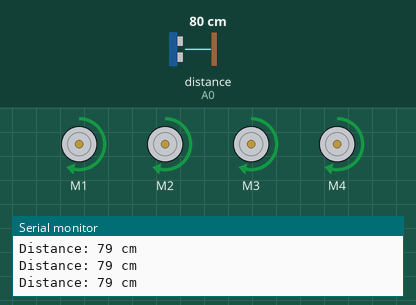
Bench run of a sketch on a simulated Arduino Uno, built with avr-gcc and run on an emulated ATmega328P. Parts: 4 × DC motor (green arrow = forward, orange = backward, longer = faster), the last lines printed to the serial monitor. Wiring (inferred from the names in the program): ultrasonic range finder: trigger A1; echo A0. Inputs (shaded band) come from the test bench; at power-on: distance to the obstacle (sensor on A0) 80 cm. The echo pulse lasts 58.3 µs per cm; random numbers use the default seed unless the sketch sets one.

Above: at 1.2 s.
1.3 s: distance to the obstacle (sensor on A0) set to 23 cm
2.8 s: distance to the obstacle (sensor on A0) set to 18 cm
At 3.2 s:
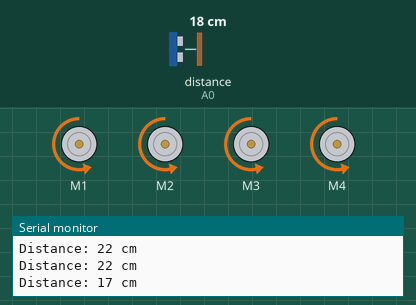
5.8 s: distance to the obstacle (sensor on A0) set to 35 cm
At 6.3 s:
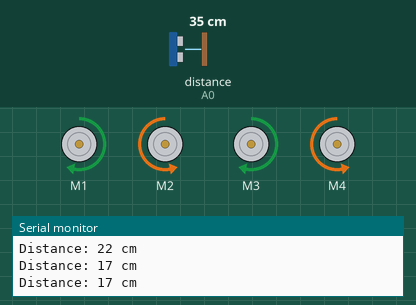
8.3 s: distance to the obstacle (sensor on A0) set to 2 cm
At 9.6 s:
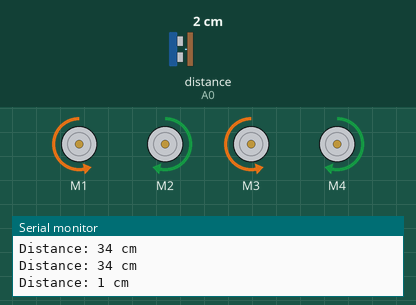
Timing chart, 0 to 12.3 s (numbered marks = the images above; inputs shaded):
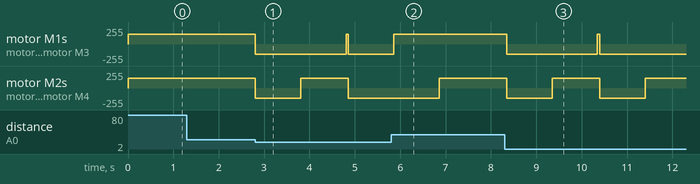

The sketch:

mecanum_wheel_obstracl_avoiding_car.ino
```cpp
//Arduino Obstacle Avoiding Car With Mecanum Wheel
//Created By roboattic Lab
//Please Subscribe and Support us - https://youtube.com/@roboatticLab
//Contact me here https://www.instagram.com/roboattic_lab/
//You need to include AF Motor.h library before uploading the sketch, otherwise you'll get compilation error message.

#include <AFMotor.h>  // Include the AFMotor library for motor control

AF_DCMotor motor1(1, MOTOR12_1KHZ);
AF_DCMotor motor2(2, MOTOR12_1KHZ);
AF_DCMotor motor3(3, MOTOR34_1KHZ);
AF_DCMotor motor4(4, MOTOR34_1KHZ);

// Define the ultrasonic sensor pins
const int trigPin = A1;  // Change to a digital pin if needed
const int echoPin = A0;  // Change to a digital pin if needed


void setup() {
  Serial.begin(9600);  // Start serial communication for debugging
  // Set motor speed (adjust as needed)
  pinMode(trigPin, OUTPUT);
  pinMode(echoPin, INPUT);
  motor1.setSpeed(150);
  motor2.setSpeed(150);
  motor3.setSpeed(150);
  motor4.setSpeed(150);
  randomSeed(analogRead(0));  // Initialize random seed
}

long duration;
int distance;

void loop() {
  // Get the distance from the ultrasonic sensor
  digitalWrite(trigPin, LOW);
  delayMicroseconds(2);
  digitalWrite(trigPin, HIGH);
  delayMicroseconds(10);
  digitalWrite(trigPin, LOW);

  duration = pulseIn(echoPin, HIGH);
  distance = (duration / 2) / 29.1;

  // Print the distance to the serial monitor (for debugging)
  Serial.print("Distance: ");
  Serial.print(distance);
  Serial.println(" cm");

    // Obstacle avoidance logic
    if (distance < 20) {  // Adjust the threshold distance as needed
      // Obstacle detected - Stop the car
      stopCar();
      // Back up for a short time
      backUp(1000);
      // Turn to the left or right randomly to avoid the obstacle
      int randomTurn = random(0, 2);
      if (randomTurn == 0) {
        strafeLeft(1000);  // Adjust strafing time as needed
      } else {
        strafeRight(1000);
      }
      // Move forward again
      moveForward();
    } else {
      // No obstacle detected - Move forward
      moveForward();
    }
  delay(50);  // Delay between readings
}

// Function to move the car forward
void moveForward() {
  motor1.setSpeed(150);
  motor1.run(FORWARD);
  motor2.setSpeed(150);
  motor2.run(FORWARD);
  motor3.setSpeed(150);
  motor3.run(FORWARD);
  motor4.setSpeed(150);
  motor4.run(FORWARD);
}

// Function to stop the car
void stopCar() {
  motor1.run(RELEASE);
  motor2.run(RELEASE);
  motor3.run(RELEASE);
  motor4.run(RELEASE);
}

// Function to move the car backward
void backUp(unsigned long duration) {
  motor1.setSpeed(150);
  motor1.run(BACKWARD);
  motor2.setSpeed(150);
  motor2.run(BACKWARD);
  motor3.setSpeed(150);
  motor3.run(BACKWARD);
  motor4.setSpeed(150);
  motor4.run(BACKWARD);
  delay(duration);
  stopCar();
}

// Function to strafe the car left
void strafeLeft(unsigned long duration) {
  motor1.setSpeed(150);
  motor1.run(BACKWARD);
  motor2.setSpeed(150);
  motor2.run(FORWARD);
  motor3.setSpeed(150);
  motor3.run(BACKWARD);
  motor4.setSpeed(150);
  motor4.run(FORWARD);
  delay(duration);
  stopCar();
}

// Function to strafe the car right
void strafeRight(unsigned long duration) {
  motor1.setSpeed(150);
  motor1.run(FORWARD);
  motor2.setSpeed(150);
  motor2.run(BACKWARD);
  motor3.setSpeed(150);
  motor3.run(FORWARD);
  motor4.setSpeed(150);
  motor4.run(BACKWARD);
  delay(duration);
  stopCar();
}
```

Measured:
- the behaviour switches between 21 and 20 cm on distance to the obstacle (sensor on A0) (found by bisection; images 0 and 1)
- after the input at 2.8 s, motor M1, motor M3: forward 150/255 → backward 150/255 at once; motor M2, motor M4: forward 150/255 → backward 150/255 at once, → forward 150/255 1.0 s later, → backward 150/255 1.1 s later
- after the input at 8.3 s, motor M1, motor M3: forward 150/255 → backward 150/255 after 0.05 s; motor M2, motor M4: alternates forward 150/255 for 1.1 s and backward 150/255 for 1.0 s, starting after 0.05 s
